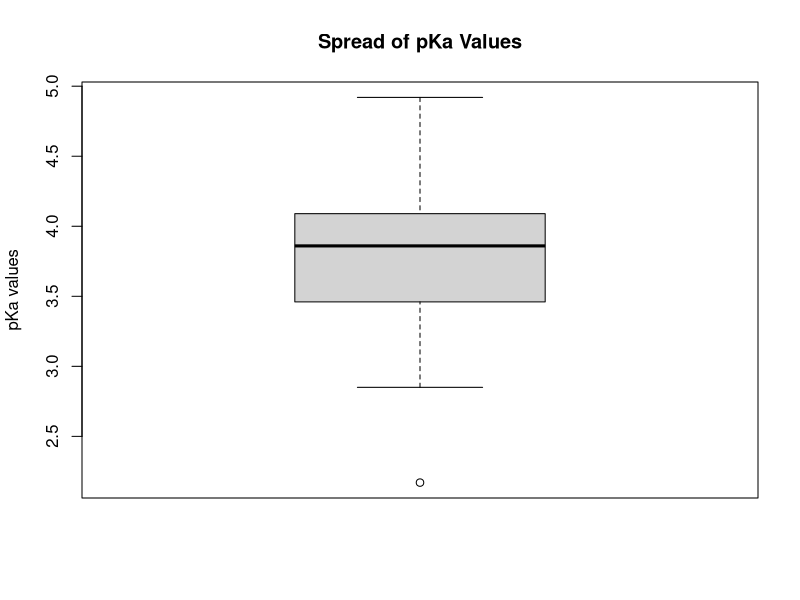
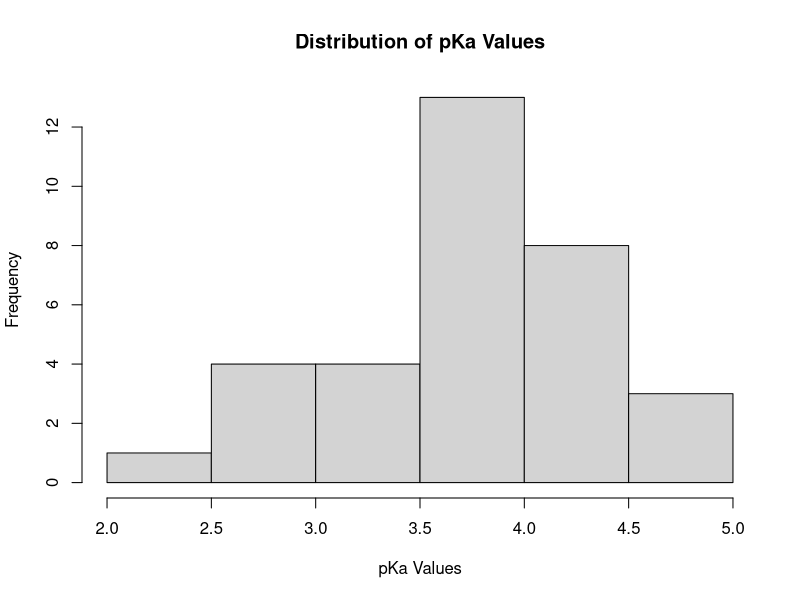
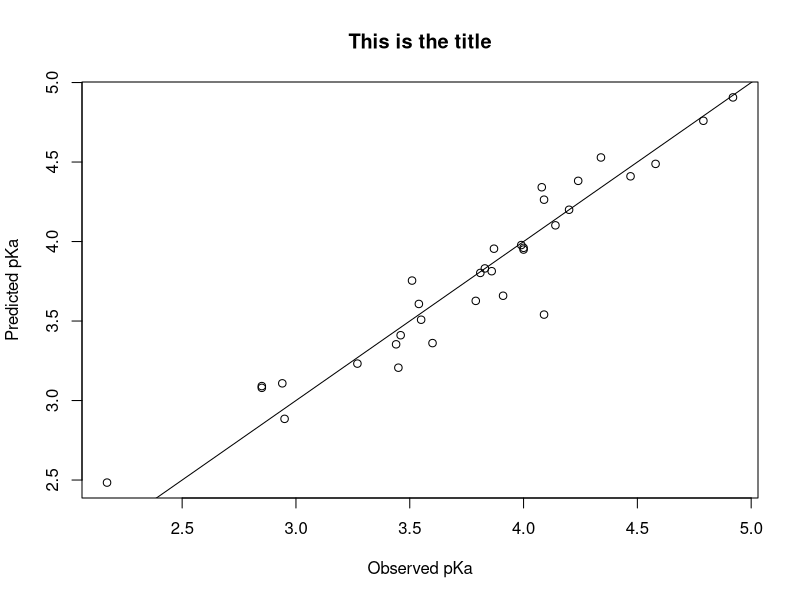
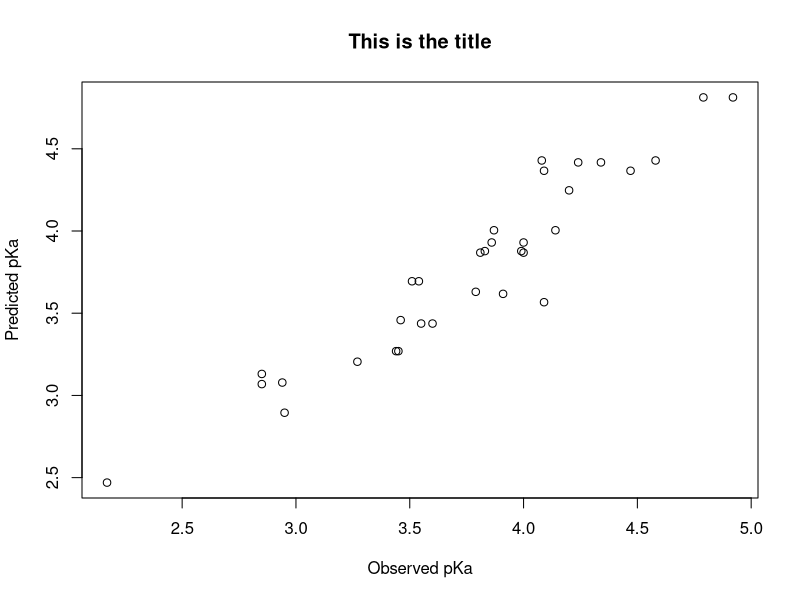

R code for these plots, in order:
## ---- chunk 1
library("knitr")
benzoate <- read.delim("./data/benzoate.txt", row.names=1)
## ---- chunk 2
kable(benzoate, caption="Raw pKa Data")
## ---- chunk 3
boxplot(benzoate$pka, main="Spread of pKa Values", ylab="pKa values")
## ---- chunk 4
hist(benzoate$pka, main="Distribution of pKa Values", xlab="pKa Values")
## ---- chunk 5
model.all <- lm(pka ~ . , data=benzoate)
plot(benzoate$pka, fitted(model.all), main="This is the title", xlab="Observed pKa", ylab="Predicted pKa")
abline(a=0, b=1)
## ---- chunk 6
summary(model.all)
## ---- chunk 7
model.5 <- lm(pka ~  sigma.p + sigma.m + ortho + tpsa + logp,  data=benzoate)
plot(benzoate$pka, fitted(model.5), main="This is the title", xlab="Observed pKa", ylab="Predicted pKa")
## ---- chunk 8
summary(model.5)
